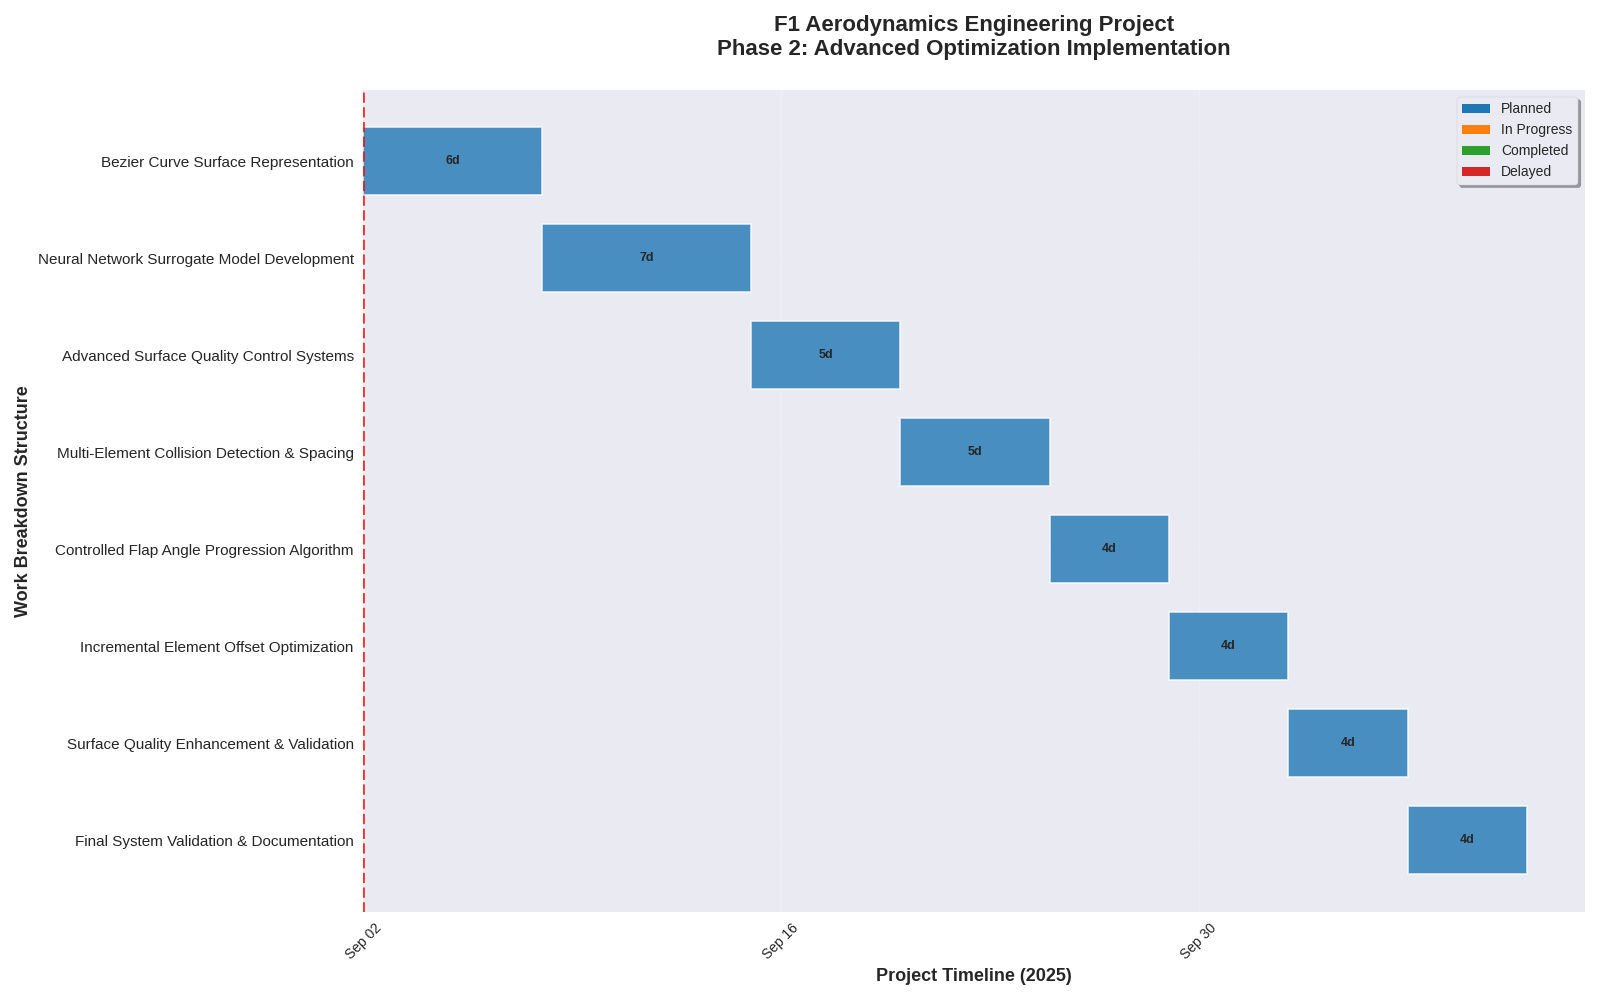

Write the Python code that produced this figure.
import pandas as pd
import matplotlib.pyplot as plt
import matplotlib.dates as mdates
from datetime import datetime
from matplotlib.patches import Patch
import seaborn as sns

class ProjectTimelineVisualizer:
    """
    Professional project timeline visualization tool for F1 Front Wing Optimization.
    
    Generates Gantt charts and project statistics for aerodynamic engineering workflows.
    """
    
    def __init__(self, project_title="F1 Front Wing Optimization Project"):
        self.project_title = project_title
        self.status_colors = {
            'Planned': '#1f77b4',      # Professional blue
            'In Progress': '#ff7f0e',   # Orange
            'Completed': '#2ca02c',     # Green
            'Delayed': '#d62728'        # Red
        }
        
    def create_timeline_data(self):
        """Define project tasks with professional naming convention."""
        
        tasks = [
            ("Bezier Curve Surface Representation", "2025-09-02", "2025-09-07", "Planned"),
            ("Neural Network Surrogate Model Development", "2025-09-08", "2025-09-14", "Planned"),
            ("Advanced Surface Quality Control Systems", "2025-09-15", "2025-09-19", "Planned"),
            ("Multi-Element Collision Detection & Spacing", "2025-09-20", "2025-09-24", "Planned"),
            ("Controlled Flap Angle Progression Algorithm", "2025-09-25", "2025-09-28", "Planned"),
            ("Incremental Element Offset Optimization", "2025-09-29", "2025-10-02", "Planned"),
            ("Surface Quality Enhancement & Validation", "2025-10-03", "2025-10-06", "Planned"),
            ("Final System Validation & Documentation", "2025-10-07", "2025-10-10", "Planned")
        ]
        
        return pd.DataFrame(tasks, columns=['Task', 'Start_Date', 'End_Date', 'Status'])
    
    def preprocess_data(self, df):
        """Convert dates and calculate durations."""
        
        df['Start_Date'] = pd.to_datetime(df['Start_Date'])
        df['End_Date'] = pd.to_datetime(df['End_Date'])
        df['Duration_Days'] = (df['End_Date'] - df['Start_Date']).dt.days + 1
        df['Task_ID'] = range(len(df))
        
        return df
    
    def create_gantt_chart(self, df, current_date=None):
        """Generate professional Gantt chart visualization."""
        
        # Set professional styling
        plt.style.use('seaborn-v0_8')
        fig, ax = plt.subplots(figsize=(16, 10))
        
        # Create horizontal bars
        for idx, row in df.iterrows():
            ax.barh(idx, row['Duration_Days'], 
                   left=row['Start_Date'], 
                   height=0.7,
                   color=self.status_colors[row['Status']], 
                   alpha=0.8, 
                   edgecolor='white', 
                   linewidth=1.2)
            
            # Add task duration labels
            mid_date = row['Start_Date'] + pd.Timedelta(days=row['Duration_Days']/2)
            ax.text(mid_date, idx, f"{row['Duration_Days']}d", 
                   ha='center', va='center', fontweight='bold', fontsize=9)
        
        # Configure y-axis
        ax.set_yticks(range(len(df)))
        ax.set_yticklabels(df['Task'], fontsize=11)
        ax.invert_yaxis()
        
        # Configure x-axis
        ax.xaxis.set_major_formatter(mdates.DateFormatter('%b %d'))
        ax.xaxis.set_major_locator(mdates.WeekdayLocator(interval=2))
        ax.xaxis.set_minor_locator(mdates.DayLocator())
        plt.xticks(rotation=45)
        
        # Add current date marker if provided
        if current_date:
            ax.axvline(x=current_date, color='red', linestyle='--', 
                      linewidth=2, alpha=0.8, label=f'Current Date: {current_date.strftime("%b %d, %Y")}')
        
        # Styling and labels
        ax.set_xlabel('Project Timeline (2025)', fontsize=13, fontweight='bold')
        ax.set_ylabel('Work Breakdown Structure', fontsize=13, fontweight='bold')
        ax.set_title(f'{self.project_title}\nPhase 2: Advanced Optimization Implementation', 
                    fontsize=16, fontweight='bold', pad=25)
        
        # Professional grid
        ax.grid(True, axis='x', alpha=0.3, linestyle='-', linewidth=0.5)
        ax.grid(True, axis='y', alpha=0.1, linestyle='-', linewidth=0.5)
        
        # Legend
        legend_elements = [Patch(facecolor=color, label=status) 
                          for status, color in self.status_colors.items()]
        ax.legend(handles=legend_elements, loc='upper right', frameon=True, shadow=True)
        
        # Professional layout
        plt.tight_layout()
        return fig, ax
    
    def generate_project_metrics(self, df):
        """Calculate and display project metrics."""
        
        metrics = {
            'Total Project Duration': (df['End_Date'].max() - df['Start_Date'].min()).days + 1,
            'Number of Tasks': len(df),
            'Average Task Duration': round(df['Duration_Days'].mean(), 1),
            'Project Start Date': df['Start_Date'].min().strftime('%B %d, %Y'),
            'Project End Date': df['End_Date'].max().strftime('%B %d, %Y'),
            'Critical Path Length': df['Duration_Days'].sum(),
            'Task Distribution': df['Status'].value_counts().to_dict()
        }
        
        return metrics
    
    def print_project_summary(self, metrics):
        """Display professional project summary."""
        
        print("=" * 60)
        print("F1 FRONT WING OPTIMIZATION PROJECT SUMMARY")
        print("=" * 60)
        print(f"Project Duration:        {metrics['Total Project Duration']} days")
        print(f"Project Start:           {metrics['Project Start Date']}")
        print(f"Project End:             {metrics['Project End Date']}")
        print(f"Total Work Packages:     {metrics['Number of Tasks']}")
        print(f"Average Task Duration:   {metrics['Average Task Duration']} days")
        print(f"Critical Path Length:    {metrics['Critical Path Length']} days")
        print("\nTask Status Distribution:")
        for status, count in metrics['Task Distribution'].items():
            print(f"  • {status}: {count} tasks")
        print("=" * 60)
    
    def run_complete_analysis(self, current_date_str="2025-09-01"):
        """Execute complete project timeline analysis."""
        
        # Create and process data
        df = self.create_timeline_data()
        df = self.preprocess_data(df)
        
        # Generate visualizations
        current_date = datetime.strptime(current_date_str, "%Y-%m-%d")
        fig, ax = self.create_gantt_chart(df, current_date)
        
        # Calculate metrics
        metrics = self.generate_project_metrics(df)
        self.print_project_summary(metrics)
        
        # Display chart
        plt.savefig('gant_chart.png')
        plt.show()
        
        return df, metrics, fig

# Usage Example
if __name__ == "__main__":
    # Initialize professional timeline visualizer
    visualizer = ProjectTimelineVisualizer("F1 Aerodynamics Engineering Project")
    
    # Generate complete project analysis
    timeline_data, project_metrics, chart = visualizer.run_complete_analysis("2025-09-02")
    
    # Optional: Save chart
    # chart.savefig('f1_project_timeline.png', dpi=300, bbox_inches='tight')
